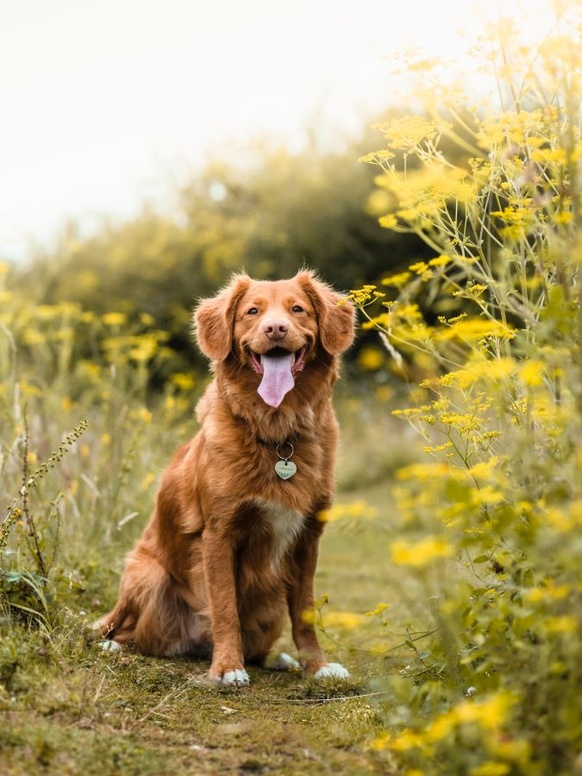
#> input picture Task-4 Image to Pencil Sketch With Python/dog pic2.jpg, 582 x 776 px, shrunk from 675 x 900 before the run
$ jupyter execute 'Image to pencil sketch with python.ipynb'
#> lines starting #> are read from the running program, lines starting #| are printed output that depends on the picture
# Anjali Yadav

# Task-4 Image to Pencil Sketch With Python (Beginner - Level)

# Importing Library

[cell 1]
import cv2
from PIL import Image
import matplotlib.pyplot as plt

# Reading Image

[cell 2]
image1 = cv2.imread("dog pic2.jpg")
#> image1 is the input picture: shape (776, 582, 3); mean B, G, R 105.5, 157.4, 174.2
cv2.imshow("Dog", image1)
cv2.waitKey(0)

[cell 3]
plt.imshow(image1)
plt.axis(False)
plt.show()

[cell 4]
image2 = cv2.imread("bird pic1.jpg")
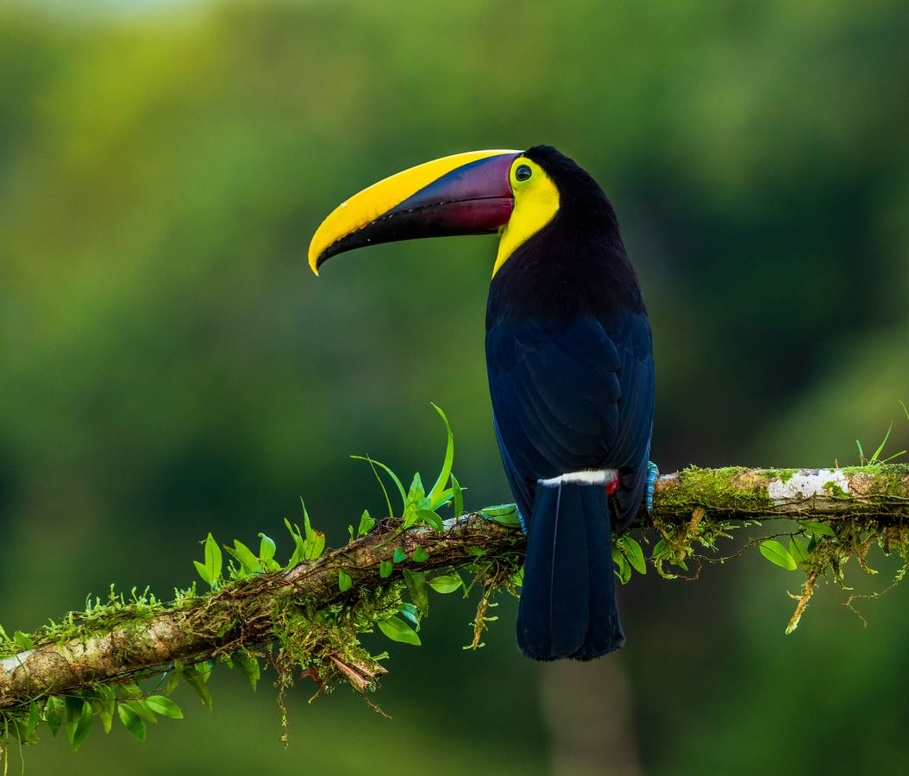
#> input picture Task-4 Image to Pencil Sketch With Python/bird pic1.jpg, 909 x 776 px, shrunk from 1054 x 900 before the run
#> image2 is the input picture: shape (776, 909, 3); mean B, G, R 37.5, 84.2, 61.7
cv2.imshow("Bird", image2)
cv2.waitKey(0)

[cell 5]
plt.imshow(image2)
plt.axis(False)
plt.show()

# Converting image to gray scale

[cell 6]
gray_image1 = cv2.cvtColor(image1, cv2.COLOR_BGR2GRAY)
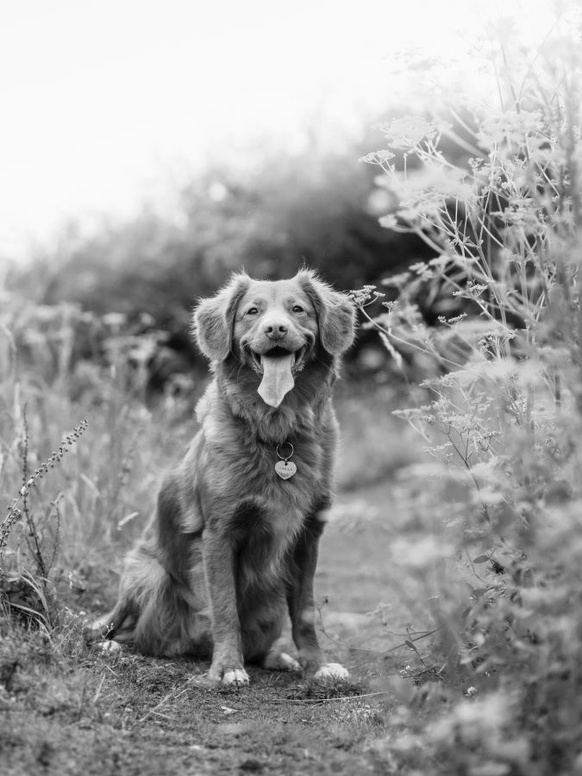
#> gray_image1: shape (776, 582); min 0, max 254, mean 156.5
cv2.imshow("New Dog", gray_image1)
cv2.waitKey(0)

[cell 7]
plt.imshow(gray_image1)
plt.axis(False)
plt.show()

[cell 8]
gray_image2 = cv2.cvtColor(image2, cv2.COLOR_BGR2GRAY)
cv2.imshow("New Bird", gray_image2)
cv2.waitKey(0)

[cell 9]
plt.imshow(gray_image2)
plt.axis(False)
plt.show()

# Inverting the new grayscale image

[cell 10]
inverted_image1 = 255 - gray_image1
cv2.imshow("Inverted1", inverted_image1)
cv2.waitKey()

[cell 11]
plt.imshow(inverted_image1)
plt.axis(False)
plt.show()

[cell 12]
inverted_image2 = 255 - gray_image2
cv2.imshow("Inverted2", inverted_image2)
cv2.waitKey()

[cell 13]
plt.imshow(inverted_image2)
plt.axis(False)
plt.show()

# Blur the image by using the Gaussian Function in OpenCV

[cell 14]
blurred1 = cv2.GaussianBlur(inverted_image1, (21,21), 0)
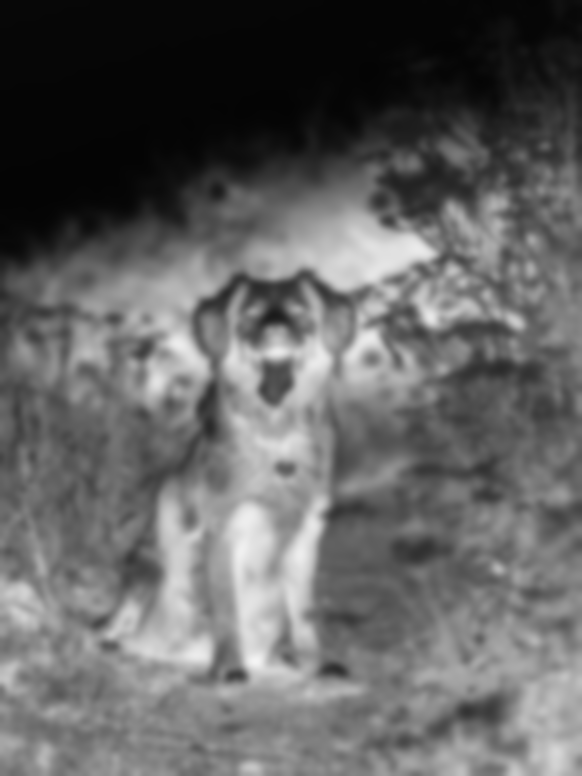
#> blurred1: shape (776, 582); min 4, max 244, mean 98.5

[cell 15]
blurred2 = cv2.GaussianBlur(inverted_image2, (21,21), 0)
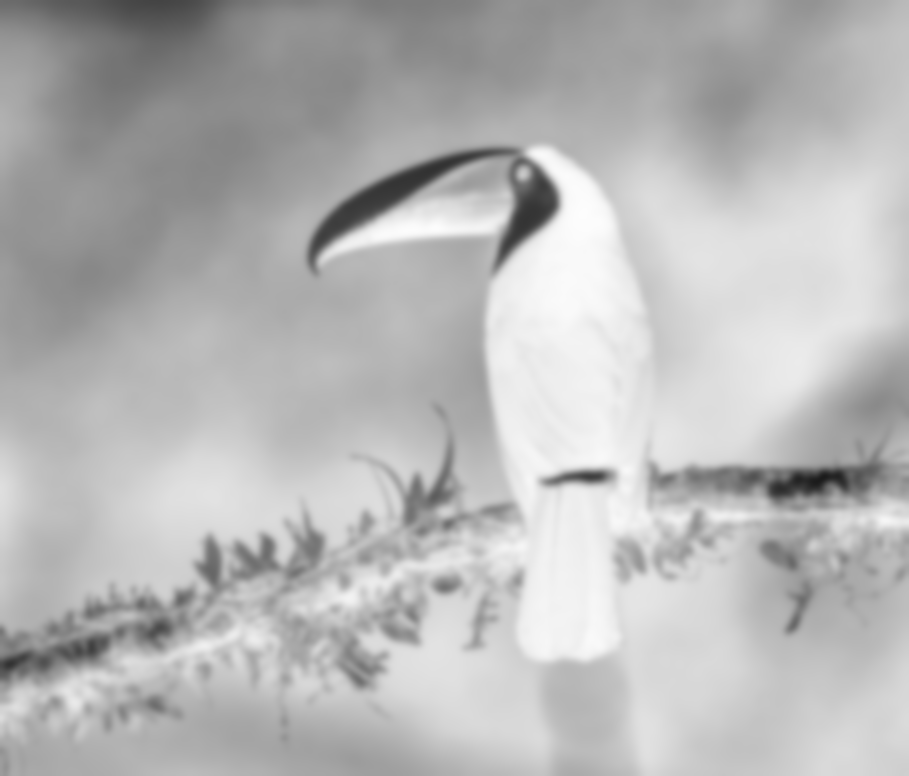
#> blurred2: shape (776, 909); min 27, max 253, mean 182.9

# Inverting the blurred image, then we can easily convert the image into a pencil sketch

[cell 16]
inverted_blurred1 = 255 - blurred1
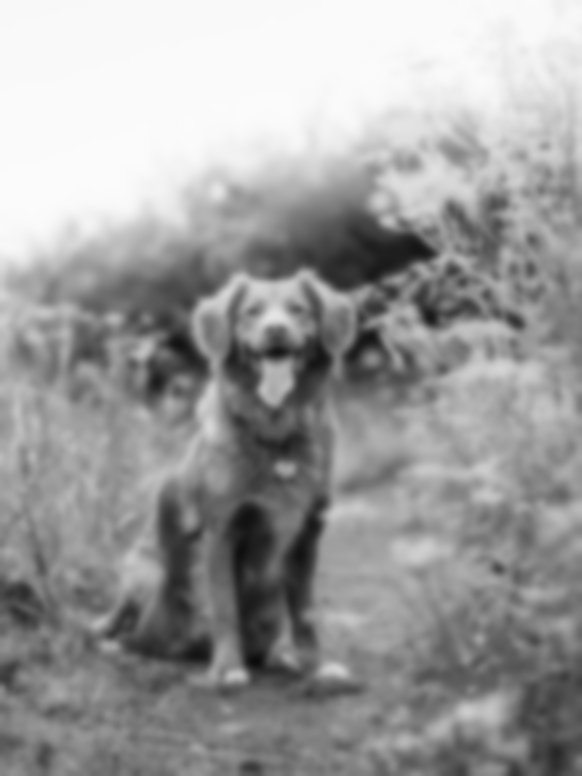
#> inverted_blurred1: shape (776, 582); min 11, max 251, mean 156.5
pencil_sketch1 = cv2.divide(gray_image1, inverted_blurred1, scale=256.0)
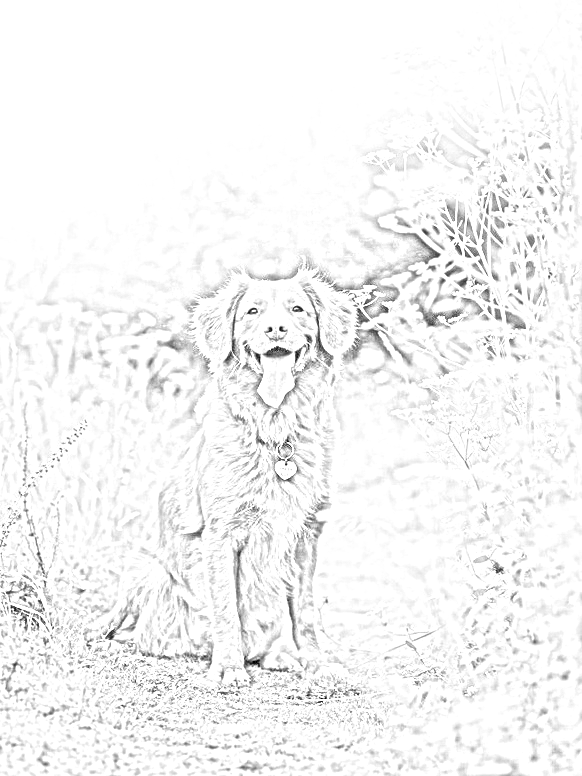
#> pencil_sketch1: shape (776, 582); min 0, max 255, mean 244.9
cv2.imshow("Sketch1", pencil_sketch1)
cv2.waitKey(0)

[cell 17]
plt.imshow(pencil_sketch1)
plt.axis(False)
plt.show()

[cell 18]
inverted_blurred2 = 255 - blurred2
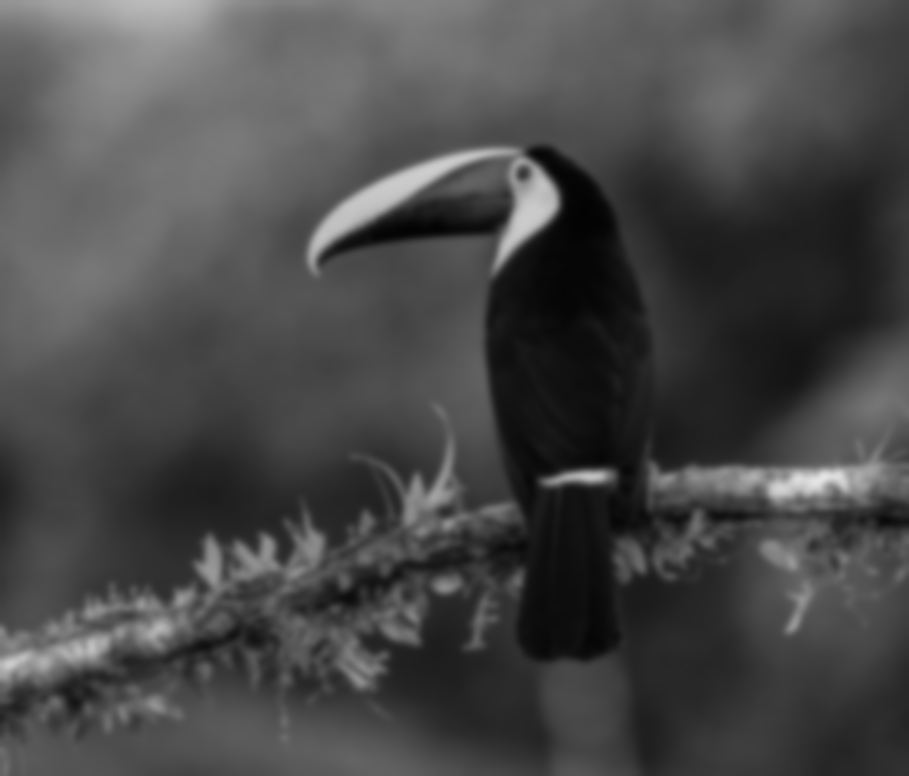
#> inverted_blurred2: shape (776, 909); min 2, max 228, mean 72.1
pencil_sketch2 = cv2.divide(gray_image2, inverted_blurred2, scale=256.0)
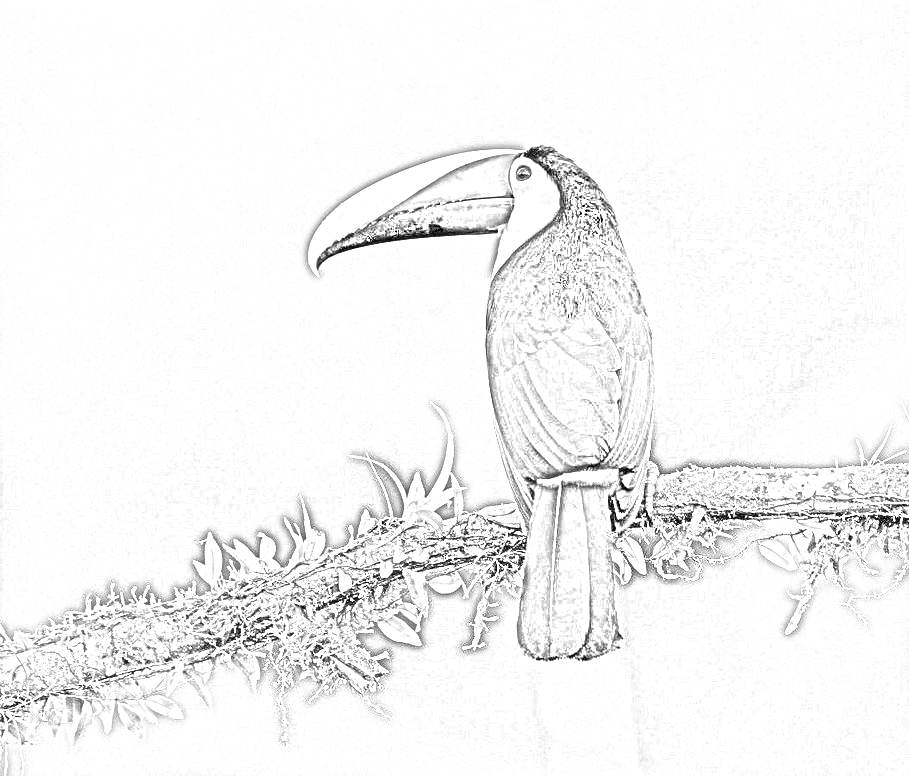
#> pencil_sketch2: shape (776, 909); min 0, max 255, mean 244.5
cv2.imshow("Sketch2", pencil_sketch2)
cv2.waitKey(0)

[cell 19]
plt.imshow(pencil_sketch2)
plt.axis(False)
plt.show()

# looking at both the original image and the pencil sketch

[cell 20]
cv2.imshow("original image1", image1)
cv2.imshow("pencil sketch1", pencil_sketch1)
cv2.waitKey(0)

[cell 21]
plt.figure(figsize=(14,8))
plt.subplot(1,2,1)
plt.title('Original image1', size=18)
plt.imshow(image1)
plt.axis('off')
plt.subplot(1,2,2)
plt.title('pencil sketch1', size=18)
rgb_sketch=cv2.cvtColor(pencil_sketch1, cv2.COLOR_BGR2RGB)
plt.imshow(pencil_sketch1)
plt.axis('off')
plt.show()
#> figure, not shown here; B, G, R data is drawn as R, G, B

[cell 22]
cv2.imshow("original image2", image2)
cv2.imshow("pencil sketch2", pencil_sketch2)
cv2.waitKey(0)

[cell 23]
plt.figure(figsize=(14,8))
plt.subplot(1,2,1)
plt.title('Original image2', size=18)
plt.imshow(image2)
plt.axis('off')
plt.subplot(1,2,2)
plt.title('pencil sketch2', size=18)
rgb_sketch=cv2.cvtColor(pencil_sketch2, cv2.COLOR_BGR2RGB)
#> rgb_sketch: shape (776, 909, 3)
plt.imshow(pencil_sketch2)
plt.axis('off')
plt.show()
#> figure, not shown here; B, G, R data is drawn as R, G, B
